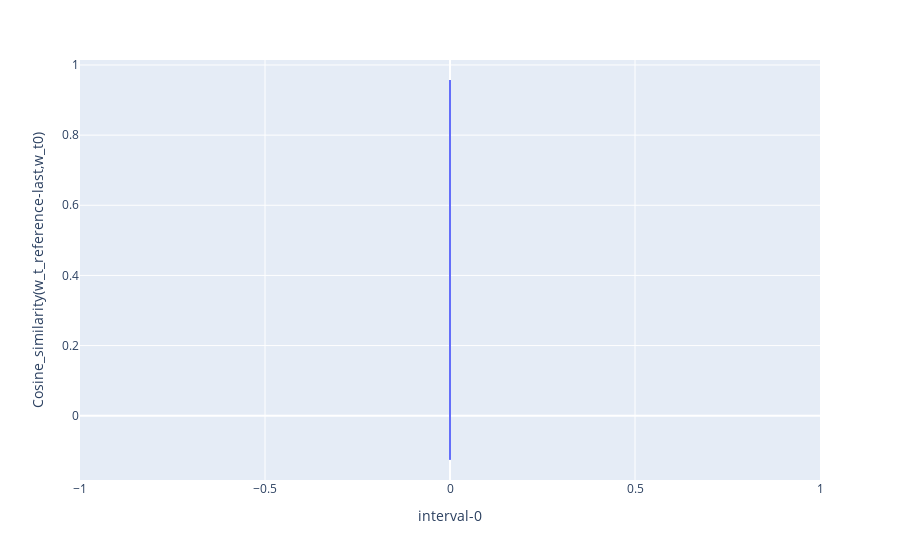

This figure's notebook cell:
### Code cell
px.line(time_series_df[['interval-0', 'Cosine_similarity(w_t_reference-last,w_t0)']], 
        x = 'interval-0', y = 'Cosine_similarity(w_t_reference-last,w_t0)')

### Figure 1 — Plotly figure (JSON) as saved in the notebook; plotly's stock layout.template omitted (floating-point values rounded to 4 significant figures; data arrays with more than 128 entries replaced by an {"elided": "..."} marker saying what was removed)
{"data": [{"hovertemplate": "interval-0=%{x}<br>Cosine_similarity(w_t_reference-last,w_t0)=%{y}<extra></extra>", "legendgroup": "", "line": {"color": "#636efa", "dash": "solid"}, "marker": {"symbol": "circle"}, "mode": "lines", "name": "", "showlegend": false, "type": "scattergl", "x": {"elided": "13357 int values"}, "xaxis": "x", "y": {"elided": "13357 float values"}, "yaxis": "y"}], "layout": {"autosize": true, "legend": {"tracegroupgap": 0}, "margin": {"t": 60}, "xaxis": {"anchor": "y", "autorange": true, "domain": [0, 1], "range": [-1, 1], "title": {"text": "interval-0"}, "type": "linear"}, "yaxis": {"anchor": "x", "autorange": true, "domain": [0, 1], "range": [-0.1832, 1.014], "title": {"text": "Cosine_similarity(w_t_reference-last,w_t0)"}, "type": "linear"}}}
